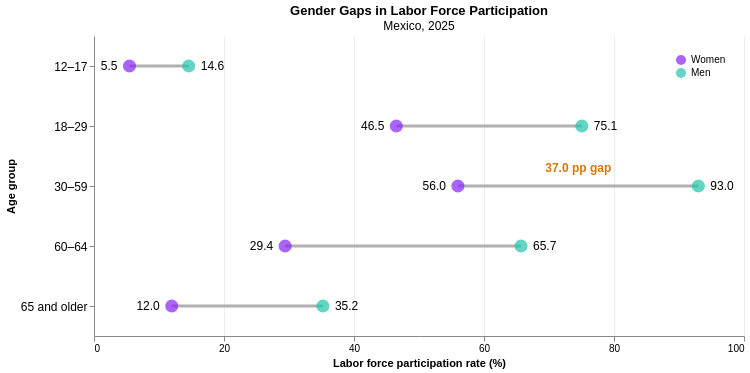

This figure's notebook cell:
### Code cell
base = alt.Chart(labor_long).encode(
    y=alt.Y(
        "age_group:N",
        sort=age_order,
        title="Age group",
        axis=alt.Axis(
            labelFontSize=12,
            grid=False
        )
    ),
    x=alt.X(
        "participation_rate:Q",
        title="Labor force participation rate (%)",
        scale=alt.Scale(domain=[0, 100]),
        axis=alt.Axis(
            values=[0, 20, 40, 60, 80, 100],
            grid=True,
            gridOpacity=0.55
        )
    )
)


# Connecting lines
lines = base.mark_line(
    color="#B0B0B0",
    strokeWidth=3
).encode(
    detail="age_group:N"
)

# Points
points = base.mark_circle(size=170).encode(
    color=alt.Color(
        "sex:N",
        scale=alt.Scale(
            domain=["Women", "Men"],
            range=["#8624F5", "#1FC3AA"]
        ),
        legend=alt.Legend(
            title=None,
            orient="top-right"
        )
    )
)

# Labels for women
labels_women = (
    base
    .transform_filter(alt.datum.sex == "Women")
    .mark_text(
        align="right",
        dx=-12,
        fontSize=12
    )
    .encode(
        text=alt.Text("participation_rate:Q", format=".1f")
    )
)

# Labels for men
labels_men = (
    base
    .transform_filter(alt.datum.sex == "Men")
    .mark_text(
        align="left",
        dx=12,
        fontSize=12
    )
    .encode(
        text=alt.Text("participation_rate:Q", format=".1f")
    )
)

gap_annotation = (
    alt.Chart(pd.DataFrame({
        "age_group": ["30–59"],
        "participation_rate": [74.5],
        "label": ["37.0 pp gap"]
    }))
    .mark_text(
        dy=-18,
        fontSize=12,
        fontWeight="bold",
        color="#D97706"
    )
    .encode(
        x="participation_rate:Q",
        y=alt.Y("age_group:N", sort=age_order),
        text="label:N"
    )
)

chart_labor = (
    (lines + points + labels_women + labels_men + gap_annotation)
    .properties(
        width=650,
        height=300,
        title=alt.TitleParams(
            text="Gender Gaps in Labor Force Participation",
            subtitle="Mexico, 2025",
            anchor="middle"
        )
    )
    .configure_view(stroke=None)
)

chart_labor

### Figure 1 — Vega-Lite specification as saved in the notebook (floating-point values rounded to 4 significant figures)
{"config": {"view": {"continuousWidth": 300, "continuousHeight": 300, "stroke": null}}, "layer": [{"mark": {"type": "line", "color": "#B0B0B0", "strokeWidth": 3}, "encoding": {"detail": {"field": "age_group", "type": "nominal"}, "x": {"axis": {"grid": true, "gridOpacity": 0.55, "values": [0, 20, 40, 60, 80, 100]}, "field": "participation_rate", "scale": {"domain": [0, 100]}, "title": "Labor force participation rate (%)", "type": "quantitative"}, "y": {"axis": {"grid": false, "labelFontSize": 12}, "field": "age_group", "sort": ["12–17", "18–29", "30–59", "60–64", "65+"], "title": "Age group", "type": "nominal"}}}, {"mark": {"type": "circle", "size": 170}, "encoding": {"color": {"field": "sex", "legend": {"orient": "top-right", "title": null}, "scale": {"domain": ["Women", "Men"], "range": ["#8624F5", "#1FC3AA"]}, "type": "nominal"}, "x": {"axis": {"grid": true, "gridOpacity": 0.55, "values": [0, 20, 40, 60, 80, 100]}, "field": "participation_rate", "scale": {"domain": [0, 100]}, "title": "Labor force participation rate (%)", "type": "quantitative"}, "y": {"axis": {"grid": false, "labelFontSize": 12}, "field": "age_group", "sort": ["12–17", "18–29", "30–59", "60–64", "65+"], "title": "Age group", "type": "nominal"}}}, {"mark": {"type": "text", "align": "right", "dx": -12, "fontSize": 12}, "encoding": {"text": {"field": "participation_rate", "format": ".1f", "type": "quantitative"}, "x": {"axis": {"grid": true, "gridOpacity": 0.55, "values": [0, 20, 40, 60, 80, 100]}, "field": "participation_rate", "scale": {"domain": [0, 100]}, "title": "Labor force participation rate (%)", "type": "quantitative"}, "y": {"axis": {"grid": false, "labelFontSize": 12}, "field": "age_group", "sort": ["12–17", "18–29", "30–59", "60–64", "65+"], "title": "Age group", "type": "nominal"}}, "transform": [{"filter": "(datum.sex === 'Women')"}]}, {"mark": {"type": "text", "align": "left", "dx": 12, "fontSize": 12}, "encoding": {"text": {"field": "participation_rate", "format": ".1f", "type": "quantitative"}, "x": {"axis": {"grid": true, "gridOpacity": 0.55, "values": [0, 20, 40, 60, 80, 100]}, "field": "participation_rate", "scale": {"domain": [0, 100]}, "title": "Labor force participation rate (%)", "type": "quantitative"}, "y": {"axis": {"grid": false, "labelFontSize": 12}, "field": "age_group", "sort": ["12–17", "18–29", "30–59", "60–64", "65+"], "title": "Age group", "type": "nominal"}}, "transform": [{"filter": "(datum.sex === 'Men')"}]}, {"data": {"name": "data-5728be2a808285485f6b9e5a43c86da8"}, "mark": {"type": "text", "color": "#D97706", "dy": -18, "fontSize": 12, "fontWeight": "bold"}, "encoding": {"text": {"field": "label", "type": "nominal"}, "x": {"field": "participation_rate", "type": "quantitative"}, "y": {"field": "age_group", "sort": ["12–17", "18–29", "30–59", "60–64", "65+"], "type": "nominal"}}}], "data": {"name": "data-8c0f9b7aadb8fd057a56a52492f7059f"}, "height": 300, "title": {"text": "Gender Gaps in Labor Force Participation", "anchor": "middle", "subtitle": "Mexico, 2025"}, "width": 650, "$schema": "https://vega.github.io/schema/vega-lite/v6.4.1.json", "datasets": {"data-8c0f9b7aadb8fd057a56a52492f7059f": [{"age_group": "12–17", "sex": "Women", "participation_rate": 5.459}, {"age_group": "18–29", "sex": "Women", "participation_rate": 46.51}, {"age_group": "30–59", "sex": "Women", "participation_rate": 55.99}, {"age_group": "60–64", "sex": "Women", "participation_rate": 29.41}, {"age_group": "65 and older", "sex": "Women", "participation_rate": 11.96}, {"age_group": "12–17", "sex": "Men", "participation_rate": 14.57}, {"age_group": "18–29", "sex": "Men", "participation_rate": 75.05}, {"age_group": "30–59", "sex": "Men", "participation_rate": 92.98}, {"age_group": "60–64", "sex": "Men", "participation_rate": 65.69}, {"age_group": "65 and older", "sex": "Men", "participation_rate": 35.21}], "data-5728be2a808285485f6b9e5a43c86da8": [{"age_group": "30–59", "participation_rate": 74.5, "label": "37.0 pp gap"}]}}
